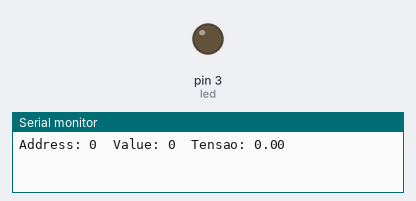
Recording of a sketch running on a simulated Arduino Uno, built with avr-gcc and run on an emulated ATmega328P. Parts: output pins drawn as LEDs (lit = HIGH), the last lines printed to the serial monitor. EEPROM starts erased.

Above: at 0.05 s.
At 0.25 s:
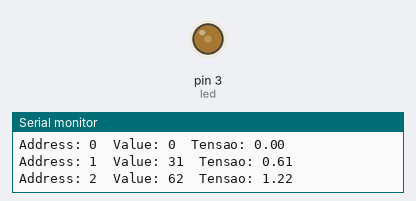
At 0.45 s:
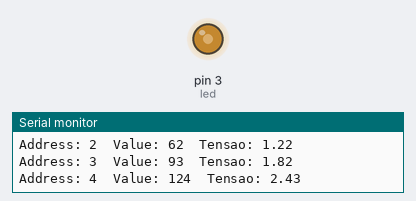
At 0.9 s:
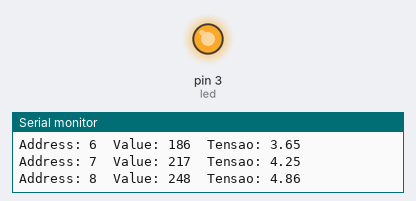
Timing chart, 0 to 3.0 s (numbered marks = the images above):
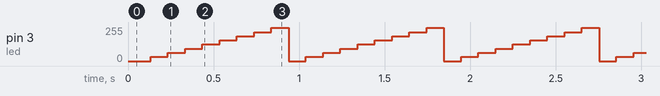

Measured:
- by itself, pin 3 (led): repeats every 0.91 s: 62/255 0.10 s, 93/255 0.10 s, 124/255 0.10 s, 155/255 0.10 s, 186/255 0.10 s, 217/255 0.10 s, 248/255 0.10 s, 0/255 0.10 s, 31/255 0.10 s

The sketch:

EEPROM.ino
```cpp
#include <EEPROM.h>

int a = 0, i;
int value;

int led = 3;           // the pin that the LED is attached to
int brightness = 0;    // how bright the LED is

void setup() {

  Serial.begin(9600);
  EEPROM.write(0,0); //nao se pode por o write num loop
  EEPROM.write(1,31);
  EEPROM.write(2,62);
  EEPROM.write(3,93);
  EEPROM.write(4,124);
  EEPROM.write(5,155);
  EEPROM.write(6,186);
  EEPROM.write(7,217);
  EEPROM.write(8,248);

  pinMode(led,OUTPUT);
}

void loop() {
  value = EEPROM.read(a);

  analogWrite(led, value);

  float tensao = 5.0 * value / 255;

  Serial.print("Address: ");
  Serial.print(a);
  Serial.print("\t");
  Serial.print("Value: ");
  Serial.print(value);
  Serial.print("\t");
  Serial.print("Tensao: ");
  Serial.print(tensao);
  Serial.println();

  a = a + 1;

  if ( a == 9) {
    a = 0;
  }

  delay(100);

}
```
